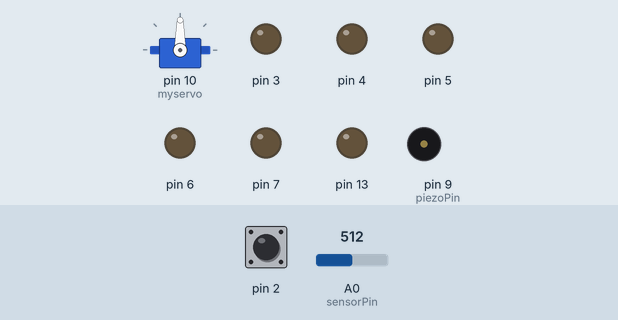
Recording of a sketch running on a simulated Arduino Uno, built with avr-gcc and run on an emulated ATmega328P. On the bench: servo, output pins drawn as LEDs (lit = HIGH), buzzer (waves = sounding). Inputs (shaded band) come from the test bench; at power-on: A0 (sensorPin) = 512, pin 2 LOW.

Above: at 1.29 s.
1.3 s: A0 (sensorPin) set to 900
At 4.1 s:
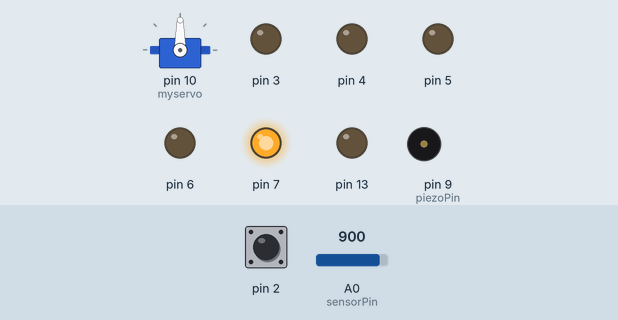
4.3 s: A0 (sensorPin) set to 1023
7.3 s: A0 (sensorPin) set to 716
At 8.8 s:
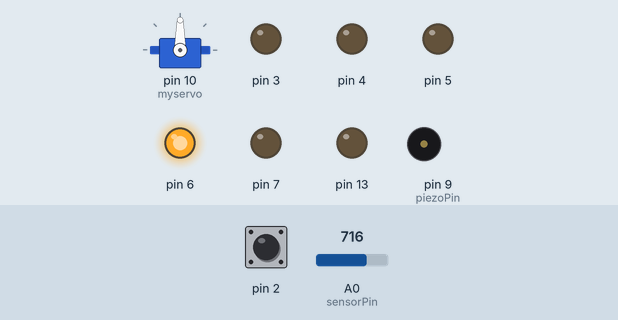
10.3 s: pin 2 pulsed HIGH 2 times (0.12 s each, 0.3 s apart)
At 12.2 s:
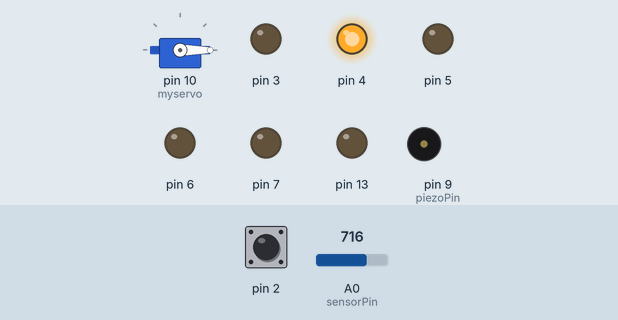
13.3 s: pin 2 pulsed HIGH 5 times (0.12 s each, 0.3 s apart)
At 16.6 s:
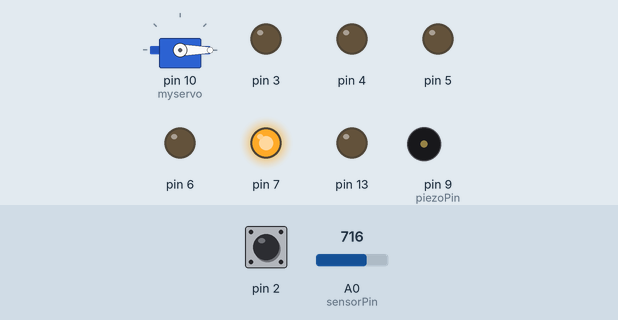
Timing chart, 0 to 17.3 s (numbered marks = the images above; inputs shaded):
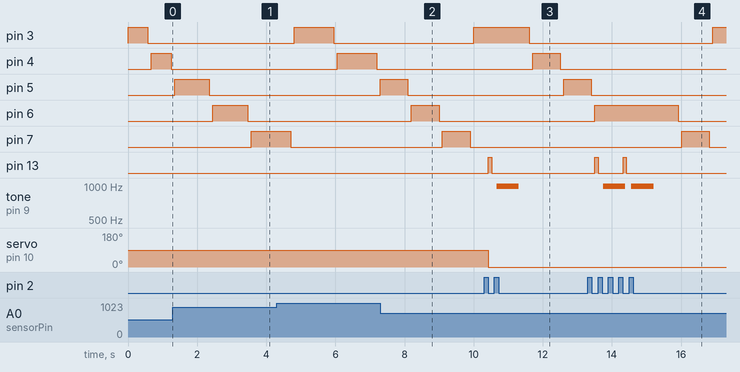

Measured:
- after the input at 1.3 s, pin 3: stays LOW (without the input it goes to HIGH after 2.1 s); pin 4: stays LOW (without the input it goes to HIGH after 2.7 s)
- after the input at 4.3 s, pin 5: LOW → HIGH after 3.0 s instead of 2.6 s
- after the input at 7.3 s, pin 3: LOW → HIGH after 2.7 s; pin 5: HIGH → LOW after 0.80 s instead of 1.1 s; pin 7: LOW → HIGH after 1.8 s instead of 2.5 s
- after the input at 10.3 s, pin 3: HIGH → LOW after 1.3 s instead of 0.50 s; pin 6: stays LOW (without the input it goes to HIGH after 2.4 s); pin 13: LOW → HIGH after 0.12 s, → LOW 0.10 s later; tone on pin 9 (piezoPin): silent → 991 Hz after 0.36 s, → silent 0.64 s later; servo on pin 10 (myservo): 90° → 0° after 0.12 s
- after the input at 13.3 s, pin 4: stays LOW (without the input it goes to HIGH after 2.9 s); pin 13: alternates HIGH for 0.10 s and LOW for 0.71 s, 4 changes in all, then stays LOW, starting after 0.21 s; tone on pin 9 (piezoPin): alternates 991 Hz for 0.64 s and silent for 0.17 s, 4 changes in all, then stays silent, starting after 0.45 s

The sketch:

main.ino
```cpp
/*
Five LEDs will flash in order at a certain speed,
the player must click on the button when the green
LED is lit in order to score a point which will lead
to the white LED flashing twice and a two tone from
the piezo element to signal this, the servo is then
updated to a new position for the score. If the red
LED is lit when clicking on the button the player
will lose a point which is signalled by the white LED
giving a single flash and a single tone from the piezo
element, the servo will then be updated to show the current
score. The speed of the game can be controlled through
the potentiometer from a slow, easy game to a quick
paced difficult game. If the player reaches a score of
18, the scoring mechanism is reset back to zero to
play again.

Author: Freddie John Millman
Version: 28/11/2014
*/

#include <Servo.h>
int intPosition = 0; // Variable to store the servo position.
int intScore = 0; // Stores the score in the game.
Servo myservo; // Create a servo object to control a servo.

int sensorPin = A0;  // Select the input pin for the potentiometer.
int sensorValue = 0; // Variable to store the value coming from the sensor.

int piezoPin = 9; // Select the output pin for the piezo element.

void setup() {
  // Initialize digital pin 13 as an output.
  pinMode(13, OUTPUT);

  // Initialize digital pins 3 - 7 as outputs.
  pinMode(3, OUTPUT);
  pinMode(4, OUTPUT);
  pinMode(5, OUTPUT);
  pinMode(6, OUTPUT);
  pinMode(7, OUTPUT);

  // Initialize the pushbutton pin as an input.
  pinMode(2, INPUT);

  // Attaches the servo on pin 10 to the servo object.
  myservo.attach(10);

  // Initialise piezo element as an output.
  pinMode(piezoPin, OUTPUT);
}

void loop() {
  // Variable for reading the pushbutton status.
  int buttonState = 0;
  // Variable for testing if green LED is lit.
  boolean boolIsGreen;
  // Variable for testing if button pressed after any LED is lit.
  boolean boolIsValid;

  // Turn each LED on and off in turn ope after another.
  for (int i = 3; i < 8; i++) {
    digitalWrite(i, HIGH);

    // If the green LED is lit, the isGreen variable is set to true.
    if (i == 4) {
      boolIsGreen = true;
    }
    else {
      // If a red LED is selected, the variable is set to false.
      boolIsGreen = false;
    }

    // Allow status of variables and button to be read for the...
    // ... duration of the LED being lit.
    for (int intDelay = 0; intDelay < analogRead(sensorPin); intDelay++) {
      buttonState = digitalRead(2);

      // Player can only score if the button has been clicked after
      // ... the current LED has been lit.
      if (buttonState == HIGH) {
         boolIsValid = true;
      }

      buttonState = digitalRead(2);

      // Initiates success if button has been clicked after...
      // ... the green LED has been lit.
      if (buttonState == LOW && boolIsGreen && boolIsValid) {
        updateScore('+');
        ledFlash(2);
        toneEvent('w');
        boolIsGreen = false;
        boolIsValid = false;
      }
      // Initiates failure if button has been clicked after...
      // ... any red LED has been lit.
      else if (buttonState == LOW && !boolIsGreen && boolIsValid) {
        updateScore('-');
        ledFlash(1);
        toneEvent('l');
        boolIsValid = false;
      }
      delay(1);
    }
    digitalWrite(i, LOW);
    delay(100);
  }
}

/**
 * The score is incremented if the button is clicked at the right time
 * if not, the score is decremented. The servo is updated for both occasions.
 */
void updateScore(char charSign) {
  switch (charSign) {
    case '+':
      // Once the maximum score has been reached, the score is reset to zero.
      if (intScore < 18) {
        intScore++;
      }
      else {
        intScore = 0;
      }
      break;
    case '-':
      // Once zero has been reached, the score remains at zero.
      if (intScore > 0) {
        intScore--;
      }
      break;
  }
  myservo.write(intScore * 10);
}

/**
 * The white LED will flash a certain number of times.
 */
void ledFlash(int intFlashes) {
  for (int i = 0; i < intFlashes; i++) {
    digitalWrite(13, HIGH);
    delay(100);
    digitalWrite(13, LOW);
    delay(100);
  }
}

/**
 * The tone played depends on when the button is clicked.
 */
void toneEvent(char charEvent) {
  switch (charEvent) {
    case 'w':
      playTone(1915, 300);
      playTone(1700, 300);
      break;
    case 'l':
      playTone(500, 600);
      break;
  }
}

/**
 * A tone can be played for a certain duration of time.
 */
void playTone(int intTone, int intDuration) {
  for (long i = 0; i < intDuration * 1000L; i += intTone * 2) {
    digitalWrite(piezoPin, HIGH);
    delayMicroseconds(intTone);
    digitalWrite(piezoPin, LOW);
    delayMicroseconds(intTone);
  }
}
```
